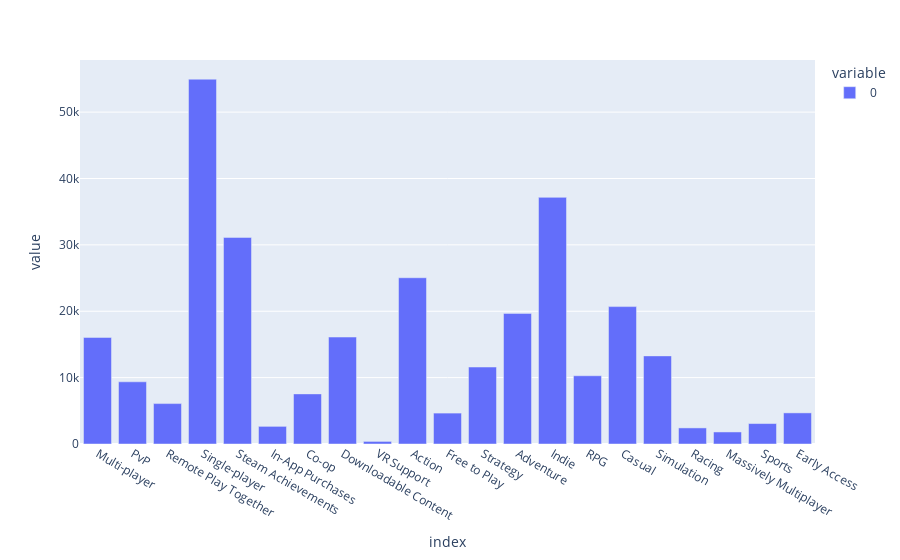

Source (notebook cell):
### Code cell
#pd.options.plotting.backend = "plotly"
#fig, ax = plt.subplots(figsize = (8,5))
fig = gamedf[cat_gen_cols].sum().plot.bar()
fig.show()

### Figure 1 — Plotly figure (JSON) as saved in the notebook; plotly's stock layout.template omitted (floating-point values rounded to 4 significant figures)
{"data": [{"alignmentgroup": "True", "hovertemplate": "variable=0<br>index=%{x}<br>value=%{y}<extra></extra>", "legendgroup": "0", "marker": {"color": "#636efa"}, "name": "0", "offsetgroup": "0", "orientation": "v", "showlegend": true, "textposition": "auto", "type": "bar", "x": ["Multi-player", "PvP", "Remote Play Together", "Single-player", "Steam Achievements", "In-App Purchases", "Co-op", "Downloadable Content", "VR Support", "Action", "Free to Play", "Strategy", "Adventure", "Indie", "RPG", "Casual", "Simulation", "Racing", "Massively Multiplayer", "Sports", "Early Access"], "xaxis": "x", "y": [16057, 9369, 6090, 54960, 31126, 2657, 7550, 16115, 390, 25049, 4657, 11598, 19678, 37158, 10281, 20700, 13276, 2424, 1814, 3080, 4687], "yaxis": "y"}], "layout": {"barmode": "relative", "legend": {"title": {"text": "variable"}, "tracegroupgap": 0}, "margin": {"t": 60}, "xaxis": {"anchor": "y", "domain": [0, 1], "title": {"text": "index"}}, "yaxis": {"anchor": "x", "domain": [0, 1], "title": {"text": "value"}}}}
